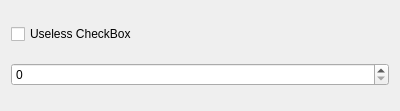
<?xml version="1.0" encoding="UTF-8"?>
<ui version="4.0">
 <class>Form</class>
 <widget class="QWidget" name="Form">
  <property name="geometry">
   <rect>
    <x>0</x>
    <y>0</y>
    <width>400</width>
    <height>111</height>
   </rect>
  </property>
  <property name="windowTitle">
   <string>Form</string>
  </property>
  <layout class="QVBoxLayout" name="verticalLayout">
   <item>
    <widget class="QCheckBox" name="checkBox">
     <property name="text">
      <string>Useless CheckBox</string>
     </property>
    </widget>
   </item>
   <item>
    <widget class="QSpinBox" name="spinBox"/>
   </item>
  </layout>
 </widget>
 <resources/>
 <connections/>
</ui>
